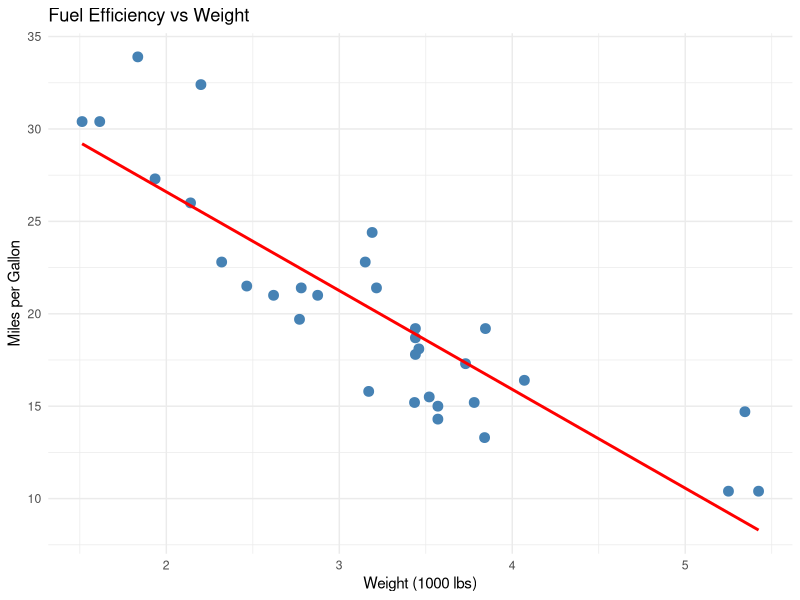

Recreate this plot in R.
## ---- chunk 1
library(ggplot2)

p <- ggplot(mtcars, aes(x = wt, y = mpg)) +
  geom_point(color = "steelblue", size = 3) +
  geom_smooth(method = "lm", color = "red", se = FALSE) +
  labs(title = "Fuel Efficiency vs Weight",
       x = "Weight (1000 lbs)",
       y = "Miles per Gallon") +
  theme_minimal()

plot(p, width = 8, height = 6, dpi = 100)
